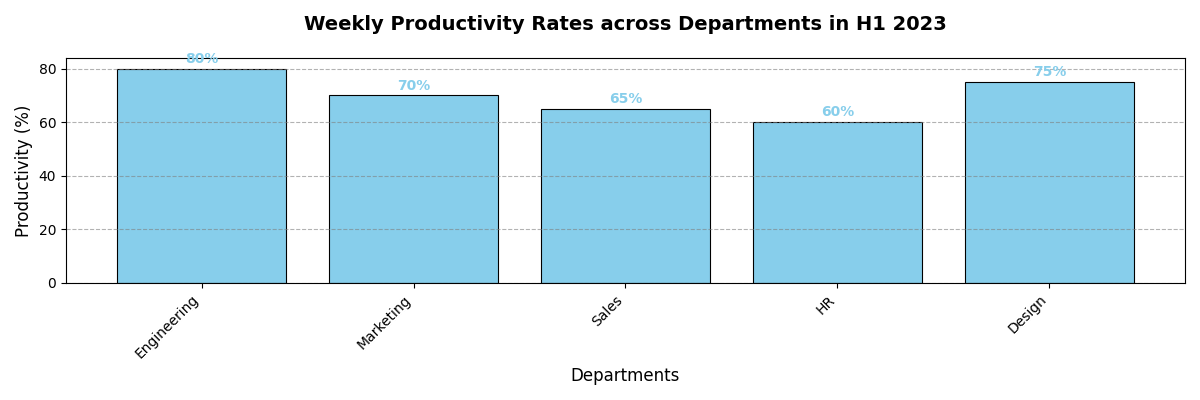

This chart was generated by the following Python code:
import matplotlib.pyplot as plt
import numpy as np

# Data for the bar chart
departments = ['Engineering', 'Marketing', 'Sales', 'HR', 'Design']
work_hours = [45, 40, 38, 35, 42]  # Average weekly work hours
stress_levels = [75, 50, 60, 40, 55]  # Stress levels out of 100

# Additional data for weekly productivity rates
productivity = np.array([80, 70, 65, 60, 75])  # Productivity out of 100

# Plotting the charts
fig, ax1 = plt.subplots(figsize=(12, 8))

# Create bar chart for average work hours
bars = ax1.bar(departments, work_hours, color='coral', edgecolor='black', linewidth=0.8)

# Adding data labels above each bar
for bar in bars:
    yval = bar.get_height()
    ax1.text(bar.get_x() + bar.get_width()/2, yval + 1, f"{yval} hrs", ha='center', va='bottom', color='black', fontsize=10, fontweight='bold')

# Secondary y-axis for stress levels
ax2 = ax1.twinx()
ax2.plot(departments, stress_levels, color='green', marker='o', linestyle='-', linewidth=2.5, label='Stress Levels (%)')

# Adding stress level labels
for i, level in enumerate(stress_levels):
    ax2.text(i, level + 2, f"{level}%", ha='center', va='bottom', color='green', fontsize=10)

# Titles and labels
ax1.set_title('Exploring Work Hours vs Stress Levels in Tech Departments (H1 2023)', fontsize=14, fontweight='bold', pad=20)
ax1.set_ylabel('Average Work Hours per Week', fontsize=12)
ax1.set_xlabel('Departments', fontsize=12)
ax2.set_ylabel('Stress Levels (%)', fontsize=12, color='green')

# Set x-ticks and adjust x-labels to avoid overlap
ax1.set_xticks(np.arange(len(departments)))
ax1.set_xticklabels(departments, rotation=45, ha='right', fontsize=10)

# Enable grid lines on y-axis of the bar chart
ax1.yaxis.grid(True, linestyle='--', which='major', color='grey', alpha=0.6)

# Plotting subplots for productivity data
fig, ax3 = plt.subplots(figsize=(12, 4))
ax3.bar(departments, productivity, color='skyblue', edgecolor='black', linewidth=0.8)

# Adding data labels above each bar
for i, value in enumerate(productivity):
    ax3.text(i, value + 1, f"{value}%", ha='center', va='bottom', color='skyblue', fontsize=10, fontweight='bold')

# Titles and labels
ax3.set_title('Weekly Productivity Rates across Departments in H1 2023', fontsize=14, fontweight='bold', pad=20)
ax3.set_ylabel('Productivity (%)', fontsize=12)
ax3.set_xlabel('Departments', fontsize=12)

# Set x-ticks and adjust x-labels to avoid overlap
ax3.set_xticks(np.arange(len(departments)))
ax3.set_xticklabels(departments, rotation=45, ha='right', fontsize=10)

# Enable grid lines on y-axis of the productivity chart
ax3.yaxis.grid(True, linestyle='--', which='major', color='grey', alpha=0.6)

# Final layout adjustment
plt.tight_layout()

# Display the plots
plt.show()
